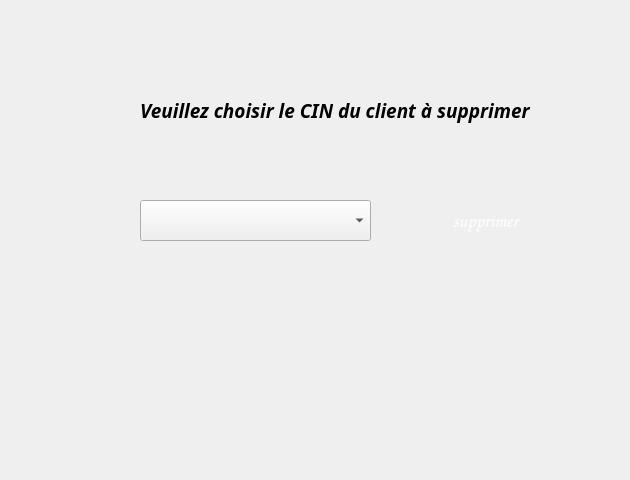
    <widget class="QWidget" name="page_supp_2">
     <widget class="QPushButton" name="PBsupprimer_4">
      <property name="geometry">
       <rect>
        <x>400</x>
        <y>200</y>
        <width>171</width>
        <height>41</height>
       </rect>
      </property>
      <property name="font">
       <font>
        <family>Comic Sans MS</family>
        <pointsize>14</pointsize>
        <weight>50</weight>
        <bold>false</bold>
       </font>
      </property>
      <property name="styleSheet">
       <string notr="true">QPushButton {
            color: white;
            border-image: url(:/img/bouton.png) 3 10 3 10;

            border-top: 3px transparent;
            border-bottom: 3px transparent;
            border-right: 10px transparent;
            border-left: 10px transparent;
        }</string>
      </property>
      <property name="text">
       <string>supprimer</string>
      </property>
     </widget>
     <widget class="QLabel" name="label_33">
      <property name="geometry">
       <rect>
        <x>140</x>
        <y>90</y>
        <width>481</width>
        <height>41</height>
       </rect>
      </property>
      <property name="font">
       <font>
        <family>Playfair Display ExtraBold</family>
        <pointsize>14</pointsize>
        <weight>75</weight>
        <italic>true</italic>
        <bold>true</bold>
       </font>
      </property>
      <property name="text">
       <string>Veuillez choisir le CIN du client à supprimer</string>
      </property>
     </widget>
     <widget class="QComboBox" name="CBcin_2">
      <property name="geometry">
       <rect>
        <x>140</x>
        <y>200</y>
        <width>231</width>
        <height>41</height>
       </rect>
      </property>
      <property name="font">
       <font>
        <family>Segoe UI</family>
        <pointsize>14</pointsize>
        <weight>50</weight>
        <bold>false</bold>
       </font>
      </property>
     </widget>
     <widget class="QLabel" name="bg3_2">
      <property name="geometry">
       <rect>
        <x>270</x>
        <y>290</y>
        <width>161</width>
        <height>181</height>
       </rect>
      </property>
      <property name="text">
       <string/>
      </property>
      <property name="pixmap">
       <pixmap resource="image/img.qrc">:/img/hk5.png</pixmap>
      </property>
      <property name="scaledContents">
       <bool>true</bool>
      </property>
     </widget>
    </widget>
